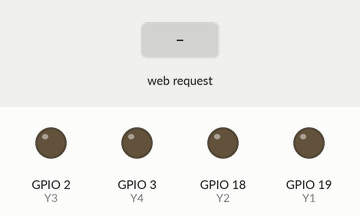
A sketch run on a simulated ESP32-C3. Shown: output pins drawn as LEDs (lit = HIGH). The test bench sets the inputs (shaded band). WiFi joins after 1.5 s; servers stay silent unless stated; pins used as bus, display or sensor lines are not drawn; what the sketch prints to the serial monitor is not drawn.

Above: at 2.7 s.
2.8 s: HTTP request GET /Y1 received
At 3.3 s:
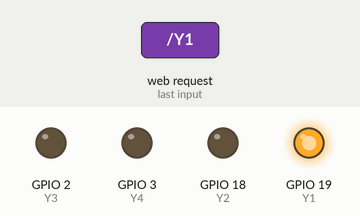
4.3 s: HTTP request GET /Y2 received
At 5.5 s:
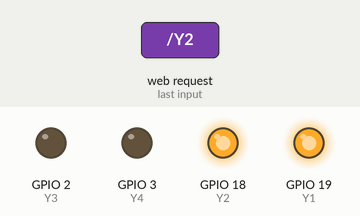
5.8 s: HTTP request GET /R1 received
At 6.8 s:
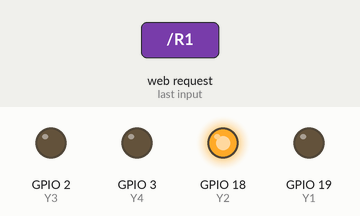
7.3 s: HTTP request GET /Y3 received
At 7.9 s:
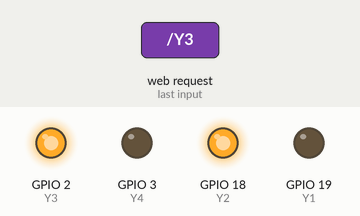
8.8 s: HTTP request GET /O2 received
At 9.1 s:
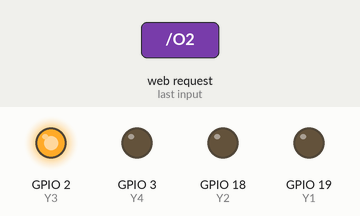
10.3 s: HTTP request GET /R3 received
At 11.4 s:
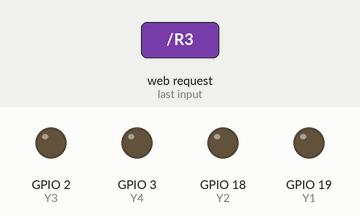
Timing chart, 0 to 12.8 s (numbered marks = the images above; inputs shaded):
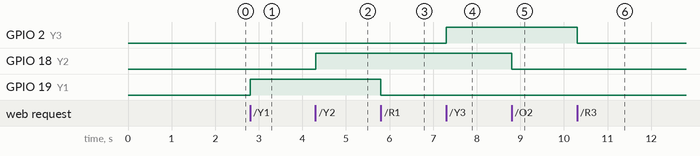

Measured:
- after the input at 2.8 s, GPIO 19 (Y1): LOW → HIGH at once
- after the input at 4.3 s, GPIO 18 (Y2): LOW → HIGH at once
- after the input at 5.8 s, GPIO 19 (Y1): HIGH → LOW at once
- after the input at 7.3 s, GPIO 2 (Y3): LOW → HIGH at once
- after the input at 8.8 s, GPIO 18 (Y2): HIGH → LOW at once
- after the input at 10.3 s, GPIO 2 (Y3): HIGH → LOW at once

The sketch:

WiFi-LED.ino
```cpp
/**
 * Example sketch modified by Jay Yu
 * Made for the Expressif ESP32-C3 with 2 colored LEDs
 *
 * Set up board according to the integers R1-4 for one color and Y1-4 for the other color of the LED
 * Replace the username and password
 * The device will attmept to connect to the target network
 * Once connected, browse to the IP address printed in serial monitor on a device connected to the same network
 * There will be controls to toggle light and switch colors, as well as a link to turn off all lights
 * This sketch works by listening to HTML requests and switching the lights accordingly
 *
 * NOTES:
 *  ESP-C3 can only connect to 2.4GHz networks
 *  For example, to connect to hotspot iPhone you must enable Maximize Compatibility
 */

/*
  WiFi Web Server LED Blink

  A simple web server that lets you blink an LED via the web.
  This sketch will print the IP address of your WiFi Shield (once connected)
  to the Serial monitor. From there, you can open that address in a web browser
  to turn on and off the LED on pin 5.

  If the IP address of your shield is yourAddress:
  http://yourAddress/H turns the LED on
  http://yourAddress/L turns it off

  This example is written for a network using WPA encryption. For
  WEP or WPA, change the Wifi.begin() call accordingly.

  Circuit:
   WiFi shield attached
   LED attached to pin 5

  created for arduino 25 Nov 2012
  by Tom Igoe

  ported for sparkfun esp32
  31.01.2017 by Jan Hendrik Berlin

*/

#include <WiFi.h>

const char* ssid     = "WiFi SSID";
const char* password = "WiFi Password";

int R1 = 5;
int R2 = 6;
int R3 = 7;
int R4 = 8;
int Y1 = 19;
int Y2 = 18;
int Y3 = 2;
int Y4 = 3;

WiFiServer server(80);

void setup()
{
  Serial.begin(115200);
  pinMode(R1, OUTPUT);
  pinMode(R2, OUTPUT);
  pinMode(R3, OUTPUT);
  pinMode(R4, OUTPUT);
  pinMode(Y1, OUTPUT);
  pinMode(Y2, OUTPUT);
  pinMode(Y3, OUTPUT);
  pinMode(Y4, OUTPUT);

  delay(10);

  // We start by connecting to a WiFi network

  Serial.println();
  Serial.println();
  Serial.print("Connecting to ");
  Serial.println(ssid);

  WiFi.begin(ssid, password);

  while (WiFi.status() != WL_CONNECTED) {
    delay(500);
    Serial.print(".");
  }

  Serial.println("");
  Serial.println("WiFi connected.");
  Serial.println("IP address: ");
  Serial.println(WiFi.localIP());

  server.begin();

}

int value = 0;

void loop() {
  WiFiClient client = server.available();   // listen for incoming clients

  if (client) {                             // if you get a client,
    Serial.println("New Client.");           // print a message out the serial port
    String currentLine = "";                // make a String to hold incoming data from the client
    while (client.connected()) {            // loop while the client's connected
      if (client.available()) {             // if there's bytes to read from the client,
        char c = client.read();             // read a byte, then
        Serial.write(c);                    // print it out the serial monitor
        if (c == '\n') {                    // if the byte is a newline character

          // if the current line is blank, you got two newline characters in a row.
          // that's the end of the client HTTP request, so send a response:
          if (currentLine.length() == 0) {
            // HTTP headers always start with a response code (e.g. HTTP/1.1 200 OK)
            // and a content-type so the client knows what's coming, then a blank line:
            client.println("HTTP/1.1 200 OK");
            client.println("Content-type:text/html");
            client.println();

            // the content of the HTTP response follows the header:
            client.print("LED 1 <a href=\"/R1\">RED</a> <a href=\"/Y1\">YLW</a> <a href=\"/O1\">OFF</a> <br>");
            client.print("LED 2 <a href=\"/R2\">RED</a> <a href=\"/Y2\">YLW</a> <a href=\"/O2\">OFF</a> <br>");
            client.print("LED 3 <a href=\"/R3\">RED</a> <a href=\"/Y3\">YLW</a> <a href=\"/O3\">OFF</a> <br>");
            client.print("LED 4 <a href=\"/R4\">RED</a> <a href=\"/Y4\">YLW</a> <a href=\"/O4\">OFF</a> <br>");
            client.print("MASTER <a href=\"/OFF\">ALL OFF</a> <br>");

            // The HTTP response ends with another blank line:
            client.println();
            // break out of the while loop:
            break;
          } else {    // if you got a newline, then clear currentLine:
            currentLine = "";
          }
        } else if (c != '\r') {  // if you got anything else but a carriage return character,
          currentLine += c;      // add it to the end of the currentLine
        }
        // Check to see if the client request was "GET /H" or "GET /L":
        if (currentLine.endsWith("GET /R1")) swap(R1, Y1);
        if (currentLine.endsWith("GET /Y1")) swap(Y1, R1);
        if (currentLine.endsWith("GET /O1")) off(R1, Y1);
        if (currentLine.endsWith("GET /R2")) swap(R2, Y2);
        if (currentLine.endsWith("GET /Y2")) swap(Y2, R2);
        if (currentLine.endsWith("GET /O2")) off(R2, Y2);
        if (currentLine.endsWith("GET /R3")) swap(R3, Y3);
        if (currentLine.endsWith("GET /Y3")) swap(Y3, R3);
        if (currentLine.endsWith("GET /O3")) off(R3, Y3);
        if (currentLine.endsWith("GET /R4")) swap(R4, Y4);
        if (currentLine.endsWith("GET /Y4")) swap(Y4, R4);
        if (currentLine.endsWith("GET /O4")) off(R4, Y4);
        if (currentLine.endsWith("GET /OFF")) {
          off(R1, Y1);
          off(R2, Y2);
          off(R3, Y3);
          off(R4, Y4);
        }
      }
    }
    // close the connection:
    client.stop();
    Serial.println("Client Disconnected.");
  }
}
void swap(int onPin, int offPin) {
  digitalWrite(offPin, LOW);
  digitalWrite(onPin, HIGH);
}
void off(int pin1, int pin2) {
  digitalWrite(pin1, LOW);
  digitalWrite(pin2, LOW);
}
```
